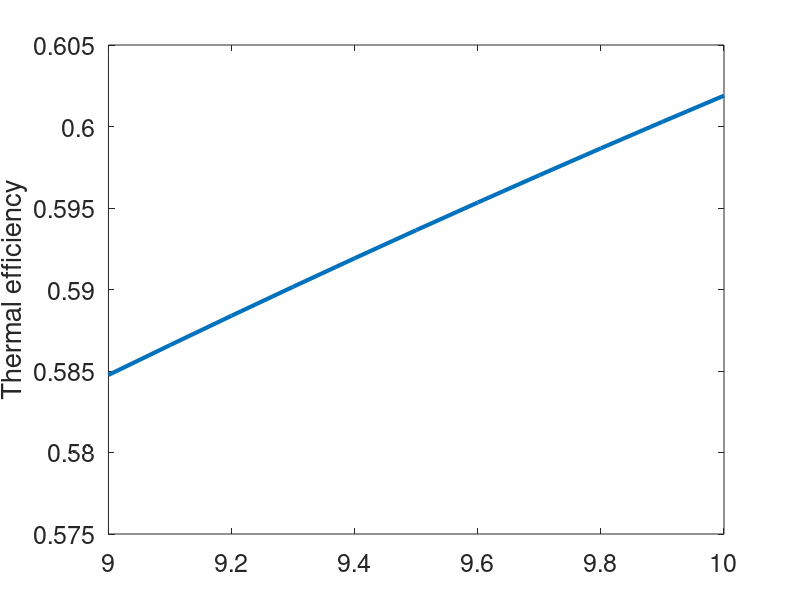

Reproduce this figure in MATLAB. (Note: this script raises an error after producing the figure.)
%%
% This program  computes various trade studies, comparing various metrics 
% as a function of displacement and compression ratio
clear all
close all
set(0, 'DefaultAxesFontWeight', 'normal', ...
      'DefaultAxesFontSize', 18, ...
      'DefaultAxesFontAngle', 'normal', ... 
      'DefaultAxesFontWeight', 'normal', ... 
      'DefaultAxesTitleFontWeight', 'bold', ...
      'DefaultAxesTitleFontSizeMultiplier', 1.2) ;
set(groot,'defaultLineLineWidth',3)
i = 1 
figure
for rc = 9:.1:10
    
    % Initial Conditions
    p(1,i) = 101325;%pa
    %p(1,i) = p(1)*1000; %pa
    T(1,i) = 300; %k
    %(1,i) = 300; %k
    gamma = 1.4;
    R = 287; %j/kg, gas constant
    %rc = 9; % compression ration
    Qlhv = 44e6; %j/kg
    Cp = R*gamma/(gamma-1); 
    f = 14.7; % air to fuel ratio
    
    % State 1
    rho(1, i) = p(1, i)/(R*T(1, i)); 

    % State 2
    rho(2, i) = rho(1, i) * rc;
    p(2, i) = p(1, i)* (rho(2, i)/rho(1, i))^gamma;
    T(2, i) = p(2, i)/(rho(2, i)* R);

    % State 3
    T(3, i) = T(2, i) + .8*Qlhv/(Cp* f); %.8 is thermal efficeny of combustionn
    rho(3, i) = rho(2, i);
    p(3, i) = rho(3, i) * R* T(3,i);

    % State 4
    rho(4, i) = rho(1, i);
    p(4, i) = p(3, i)* (rho(4, i)/rho(3, i))^ (gamma); %this is an estimate, could use refprop to find actual
    T(4, i) = p(4, i)/(rho(4, i) * R);
    j = 1;
    for D = .0015 : .000050 : .0018
        % Work
        %m^3
        C = 6; % initial guess
        Cv = Cp-R;
        Ws(i, j) = Cv*((T(3, i)-T(2, i)) - (T(4, i)-T(1, i)));
        Ma(i, j) = (D/C)*(rc/(rc-1)) * rho(1, i);
        Wc(i, j) = Ws(i, j)*Ma(i, j);
        Wt(i, j) = Wc(i, j) * C; %total work

        %Power
        N = 5000; % RPM, Max
        Power(i, j) = Wt(i, j) * N/120;
        P_rate(i, j) = .8 * Power(i, j); 
        P_specific(i, j) = Ws(i, j) * N/120;
        P_cylinder(i, j) = P_specific(i, j) * Ma(i, j);
        P_total(i, j) = P_cylinder(i, j) * C;
        P_hp(i, j) = P_total(i, j)/745.699872;
        % SFC
        SFC(i, j) = (C * Ma(i, j)/f)/(Wt(i, j)); %kg/kj
        SFC_Converted(i, j) = SFC(i,j) * 3.6e9; %g/Kw-hr
        j = j+ 1;
    end
    otto_eff(i) = 1-(1/rc^(gamma-1))
    o_eff(i) = 1-(T(4,i)-T(1,i))./(T(3,i)-T(2,i))
    i = i + 1; 
end

%%

% Thermal efficiency trade study: Compression ratio
figure
plot(9:.1:10, otto_eff)
ylabel("Thermal efficiency")
hold on
yyaxis right
plot(9:.1:10, SFC_Converted(:, 1));
   
%st = strcat('Compression Ratio =  ' , num2str(9 + .1*(i-1)))
%text(.0016,SFC_Converted(i,1)+.25, st);
%plot(SFC_Converted(i,:)
%st = strcat('Compression Ratio =  ' , num2str(9.0))
%text(.0016,SFC_Converted(1,1)+.25, st);
ylabel('Specific Fuel Consumption (g/Kw-hr)')
xlabel('RC')
title('Specific Fuel Consumption and Thermal Efficiency vs Compression Ratio')

rho_1 = p(1,1)/(R*T(1,1))
mass_flow_air = SFC(1,1)*Power(1,1)*f

vol_eff = 2*mass_flow_air/(rho_1*.0015*(N/60))

%%

% Trade Study of compression ratio and displacement vs horsepower
figure
for i = 1 : 7
    plot(P_hp(:,i),9:.1:10);
    hold on
    st = strcat('Displacement =  ' , num2str(.00150 + .00005*(i-1)), ' cc');
    ht = text(P_hp(1, i ),9.3, st);
    set(ht, 'Rotation', 85);
end
xlabel('Horse Power')
ylabel('Compression ratio')
title('Horse Power vs Compression Ratio and Displacement')
%%
C = 6
air_flow = Ma * N * C/120

figure 
hold on

for i = 1 : 7
    plot(air_flow(:,i),9:.1:10);
    st = strcat('Displacement =  ' , num2str(.00150 + .00005*(i-1)), ' cc');
    ht = text(air_flow(1, i ),9.3, st);
    set(ht, 'Rotation', 95);
end

xlabel('Air flow (kg/s)')
ylabel('Compression ratio')
title('Airflow vs Compression Ratio and Displacement')
xlim([.080, .1])